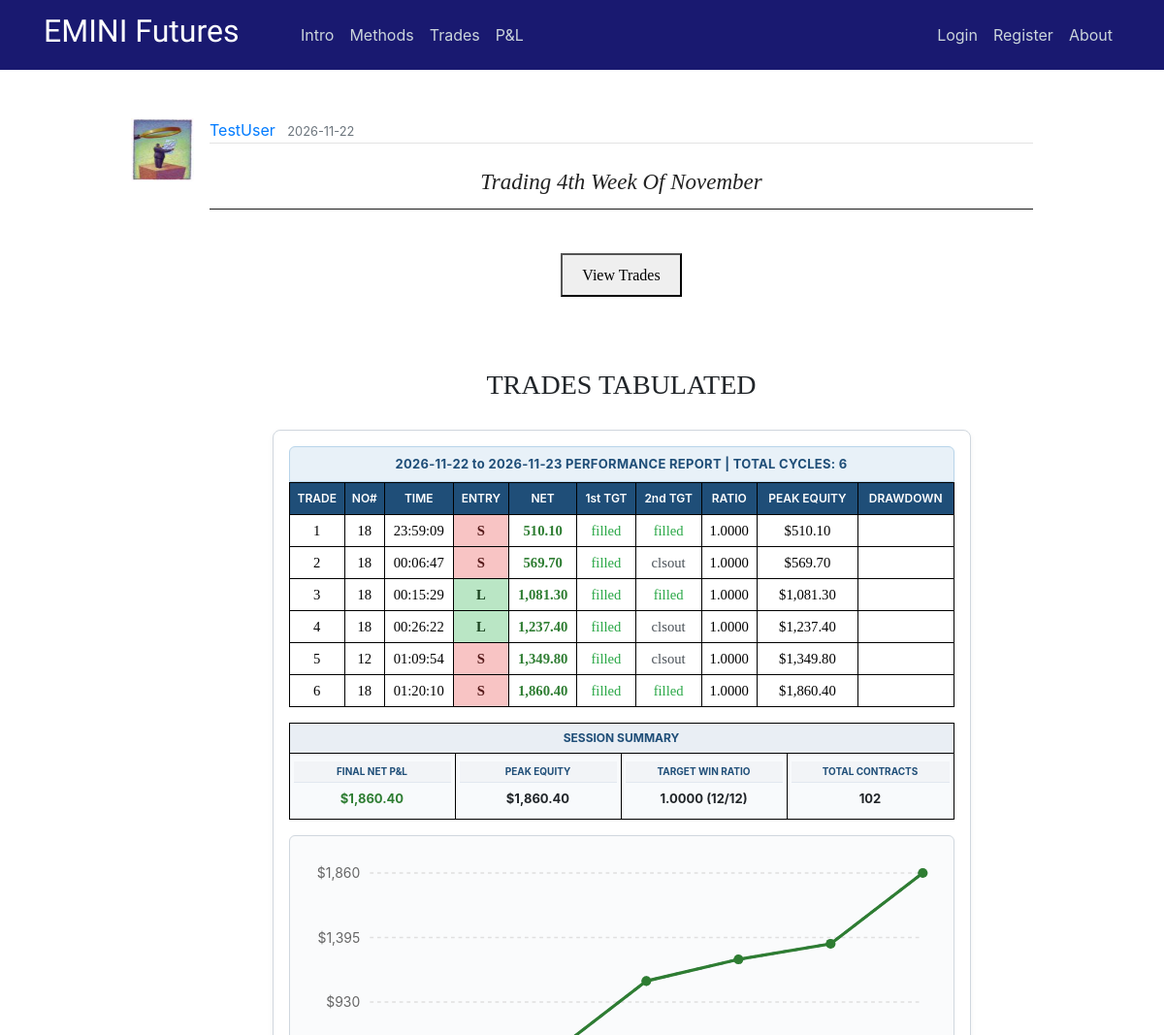
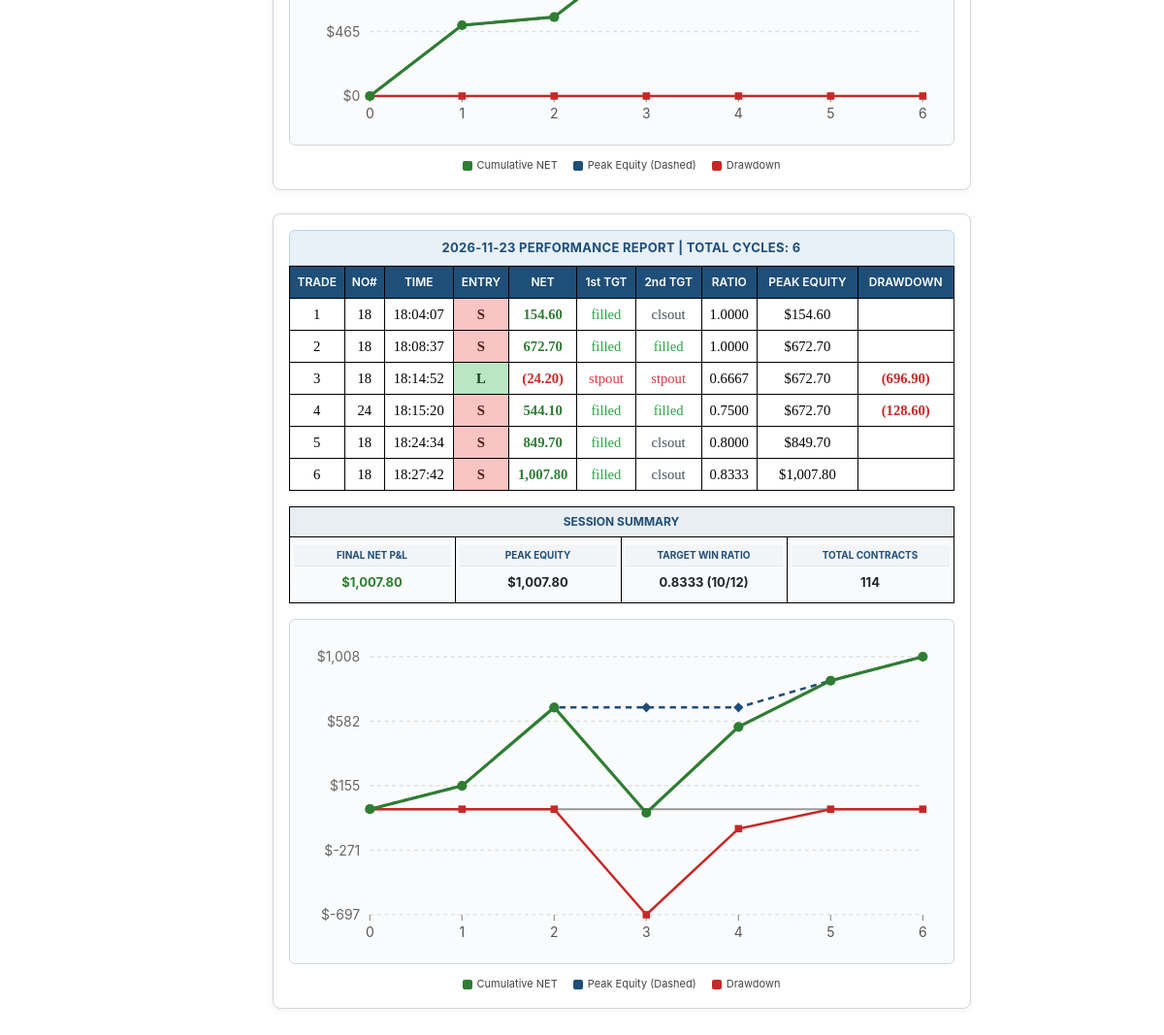
Page /post/392 on the earlier database version (2 pictures, top to bottom).
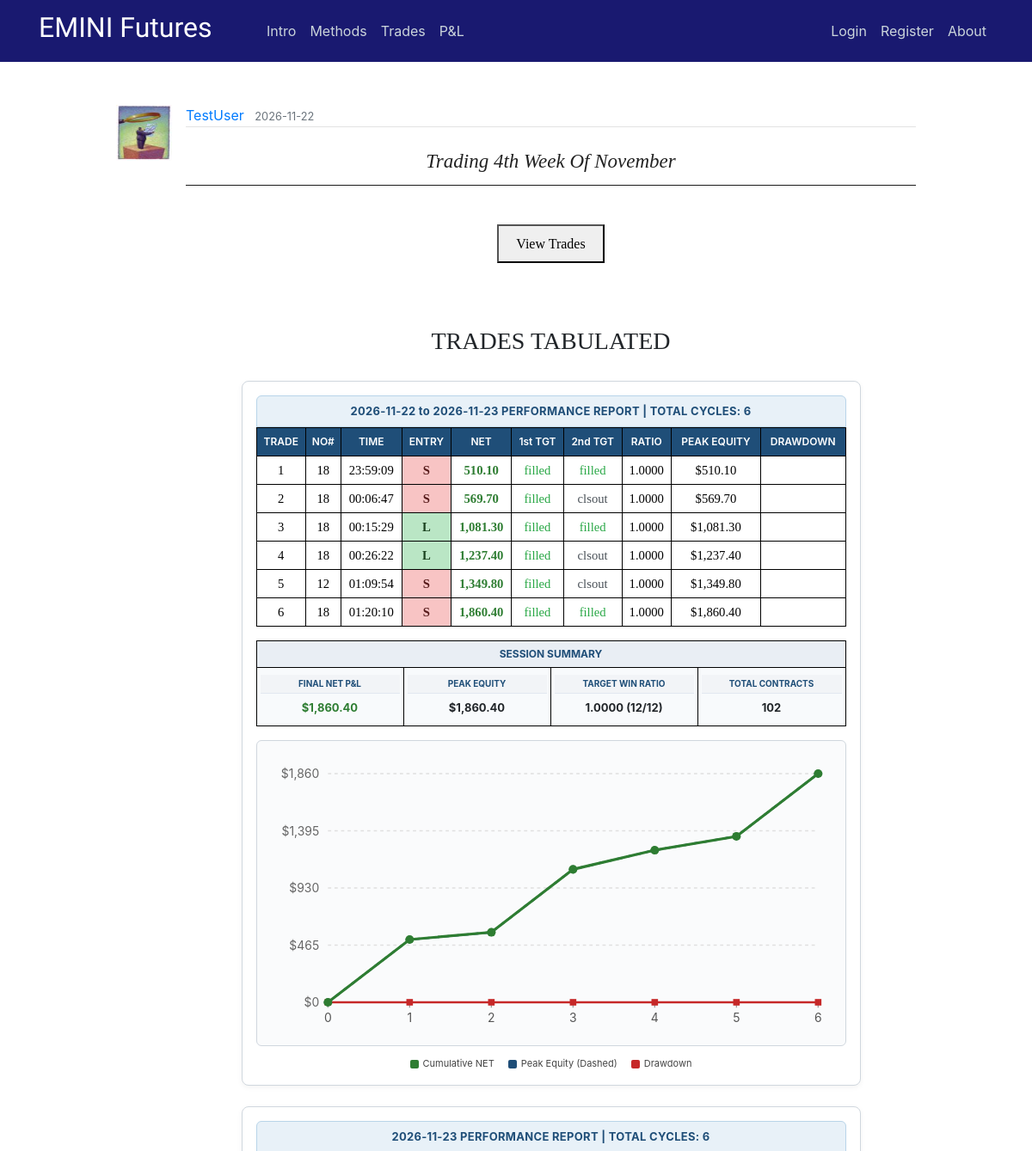
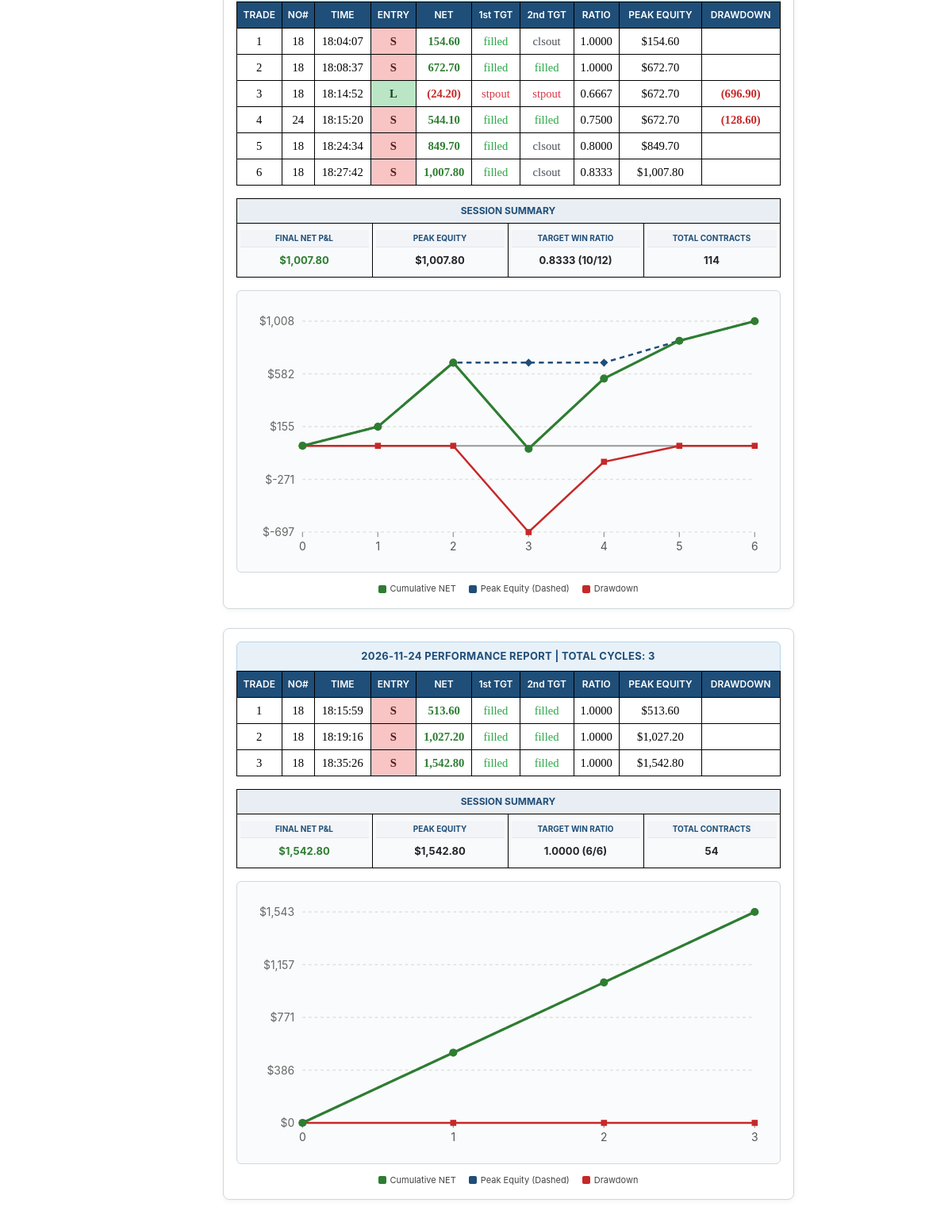
Same page on the later database version (2 pictures, top to bottom).
### flaskblog/models.py (models this page shows, shortened)
class User(db.Model, UserMixin):
    id = db.Column(db.Integer, primary_key=True)
    username = db.Column(db.String(20), unique=True, nullable=False)
    email = db.Column(db.String(120), unique=True, nullable=False)
    image_file = db.Column(db.String(20), nullable=False, default='default.jpg')
    password = db.Column(db.String(60), nullable=False)
    posts = db.relationship('Post', backref='author', lazy=True)

class Post(db.Model):
    id = db.Column(db.Integer, primary_key=True)
    title = db.Column(db.String(100), nullable=False)
    date_posted = db.Column(db.DateTime, nullable=False, default=datetime.utcnow)
    content = db.Column(db.Text, nullable=False)
    user_id = db.Column(db.Integer, db.ForeignKey('user.id'), nullable=False)
    teaser_title = db.Column(db.Text, nullable=True)
    teaser_details = db.Column(db.Text, nullable=True)
    teaser_caption = db.Column(db.Text, nullable=True)
    teaser_img = db.Column(db.Text, nullable=True)
    teaser_content = db.Column(db.Text, nullable=True)
    teaser_wkid = db.Column(db.Text, nullable=True)

### flaskblog/posts/routes.py (the view)
@posts.route("/post/<int:post_id>")
def post(post_id):
    post = Post.query.get_or_404(post_id)
    if len(post.teaser_wkid) != 0:
        weekly = post.teaser_wkid
    else:
        weekly = ""
    return render_template('post.html', weekly=weekly, title=post.title, post=post)

### flaskblog/templates/post.html (shortened to what this page needs)
{% extends "layout.html" %}
{% block content %}
  <article class="media content-section" style="border:none;">
    <img class="article-img" src="{{ url_for('static', filename='profile_pics/' + post.author.image_file) }}">
    <div class="media-body">
      <div class="article-metadata">
        <a class="mr-2" href="{{ url_for('users.user_posts', username=post.author.username) }}">{{ post.author.username }}</a>
        <small class="text-muted">{{ post.date_posted.strftime('%Y-%m-%d') }}</small>
      </div>
      <center><br><h3 class="hero-header">{{ post.title }}</h3><hr><br></center>
      {% if weekly |length %}
      <center><button onclick="myDetach()">View Trades</button></center>
      <br>
      <br>
      {% endif %}
      <br><H6>TRADES TABULATED</H6><br>
      {{ post.content|safe }}
  </article>
{% endblock content %}

### flaskblog/templates/layout.html (shortened to what this page needs)
<!DOCTYPE html>
<html xmlns:v="urn:schemas-microsoft-com:vml" xmlns:o="urn:schemas-microsoft-com:office:office" xmlns:x="urn:schemas-microsoft-com:office:excel" xmlns="http://www.w3.org/TR/REC-html40" >
    <head>
      <link rel="stylesheet" href="https://maxcdn.bootstrapcdn.com/bootstrap/4.0.0/css/bootstrap.min.css">
      <link rel="stylesheet" type="text/css" href="{{ url_for('static', filename='main.css') }}">
      <link rel="stylesheet" type="text/css" href="{{ url_for('static', filename='study.css') }}">
      <link rel="stylesheet" type="text/css" href="{{ url_for('static', filename='modal.css') }}">
      <link rel="Stylesheet" type="text/css" href="{{ url_for('static', filename='stylesheet.css') }}">
    </head>
    <body>
    <div class="grid">
    <header class="site-header">
          <nav class="navbar navbar-expand-md navbar-dark bg-steel fixed-top">
              <div class="container">
                <a class="navbar-brand mr-2" href="/"><h2><span style="font-family:Lobster Two">EMINI Futures &nbsp &nbsp &nbsp</span></h2></a>
                <div class="collapse navbar-collapse" id="navbarToggle">
                  <div class="navbar-nav mr-auto">
                    <a class="nav-item nav-link" href="{{ url_for('main.intro') }}">Intro</a>
                    <a class="nav-item nav-link" href="{{ url_for('main.methods') }}">Methods</a>
                    <a class="nav-item nav-link" href="{{ url_for('main.trades') }}">Trades</a>
                    <a class="nav-item nav-link" href="{{ url_for('main.pnl') }}">P&L</a>
                  </div>
                  <div class="navbar-nav">
                    {% if current_user.is_authenticated and current_user.username == "GuestUser" %}
                      <a class="nav-item nav-link" href="{{ url_for('users.login') }}">Members Login</a>
                      <a class="nav-item nav-link" href="{{ url_for('users.logout') }}">Logout</a>
                      <a class="nav-item nav-link" href="{{ url_for('main.about') }}">About</a>
                    {% else %}
                      {% if current_user.is_authenticated %}
                        <a class="nav-item nav-link" href="{{ url_for('posts.new_post') }}">New Post</a>
                        <a class="nav-item nav-link" href="{{ url_for('users.account') }}">Account</a>
                        <a class="nav-item nav-link" href="{{ url_for('users.logout') }}">Logout</a>
                        <a class="nav-item nav-link" href="{{ url_for('main.about') }}">About</a>
                      {% else %}
                        <a class="nav-item nav-link" href="{{ url_for('users.login') }}">Login</a>
                        <a class="nav-item nav-link" href="{{ url_for('users.register') }}">Register</a>
                        <a class="nav-item nav-link" href="{{ url_for('main.about') }}">About</a>
                      {% endif %}
                    {% endif %}
                  </div>
                </div>
              </div>
          </nav>
    </header>
    <main role="main" class="container-fluid site-header-border-adjust col-md-10">
      <div>
        {% block content %}{% endblock %}
      </div>
    </main>
    </body>
</html>

### flaskblog/static/main.css (style rules this page uses)
body { margin-top: 5rem; }
hr { margin-top: 1rem; margin-bottom: 1rem; border: 0; border-top: 1px solid rgba(0, 0, 0, 0.89); }
.bg-steel { background-color: midnightblue; }
.site-header .navbar-nav .nav-link { color: #cbd5db; }
.site-header-border-adjust { margin-top: 7rem; }
.content-section { background: #ffffff; padding: 10px 20px; border: 1px solid #000000; border-radius: 9px; margin-bottom: 20px; }
.article-img { height: 65px; width: 65px; margin-right: 16px; }
.article-metadata { padding-bottom: 1px; margin-bottom: 4px; border-bottom: 1px solid #e3e3e3 }

### flaskblog/static/study.css (style rules this page uses)
h3.hero-header { color: #222; text-transform: capitalize; font-weight: 400; font-style: italic; font-size: 28px; font-family: Baskerville, 'Baskerville Old Face', 'Hoefler Text', Garamond, 'Times New Roman', serif; }
h3 { font-weight: 700; line-height: 1; }
h6 { text-align: center; font-weight: 400; font-size: 24px; font-family: Baskerville, 'Baskerville Old Face', 'Hoefler Text', Garamond, 'Times New Roman', serif; line-height: 1; }
button { margin-top: 5px; margin-bottom: 5px; padding: 8px 20px 7px; font-family: Cambria, Georgia, serif; line-height: 1.6; }
@media screen and (min-width: 25rem) { h3.hero-header { font-size: 23px; } }
@media screen and (min-width: 36rem) { h6 { font-size: 26px; } }
@media screen and (min-width: 48rem) { h6 { font-size: 28px; } }

### flaskblog/static/modal.css (style rules this page uses)
img { margin-bottom: -4px; }

### flaskblog/static/stylesheet.css (style rules this page uses)
tr { mso-height-source:auto; mso-ruby-visibility:none; }
td { mso-style-parent:style0; padding-top:1px; padding-right:1px; padding-left:1px; mso-ignore:padding; mso-number-format:"General"; text-align:general; vertical-align:bottom; white-space:nowrap; mso-rotate:0; mso-pattern:auto; mso-background-source:auto; color:#000000; font-size:11.0pt; font-weight:400; font-style:normal; text-decoration:none; font-family:Calibri; mso-generic-font-family:auto; mso-font-charset:134; border:none; mso-protection:locked visible; }

Differences in the rows shown:
changed Post "Trading 4th Week Of November": content "…Peak Equity (Dashed) Drawdown" → "…Peak Equity (Dashed) Drawdown 2026-11-24 PERFORMANCE REPORT | TOTAL CYCLES: 3 TRADE NO# TIME ENTRY NET 1st TGT 2nd TGT RATIO PEAK EQUITY DRAWDOWN 1 18 18:15:59 S 513.60 filled filled 1.0000 $513.60 2 18 18:19:16 S 1,027.20 filled filled 1.0000 $1,027.20 3 18 18:35:26 S 1,542.80 filled filled 1.0000 $1,542.80 SESSION SUMMARY FINAL NET P&L $1,542.80 PEAK EQUITY $1,542.80 TARGET WIN RATIO 1.0000 (6/6) TOTAL CONTRACTS 54 $0 $386 $771 $1,157 $1,543 0 1 2 3 Cumulative NET Peak Equity (Dashed) Drawdown"
